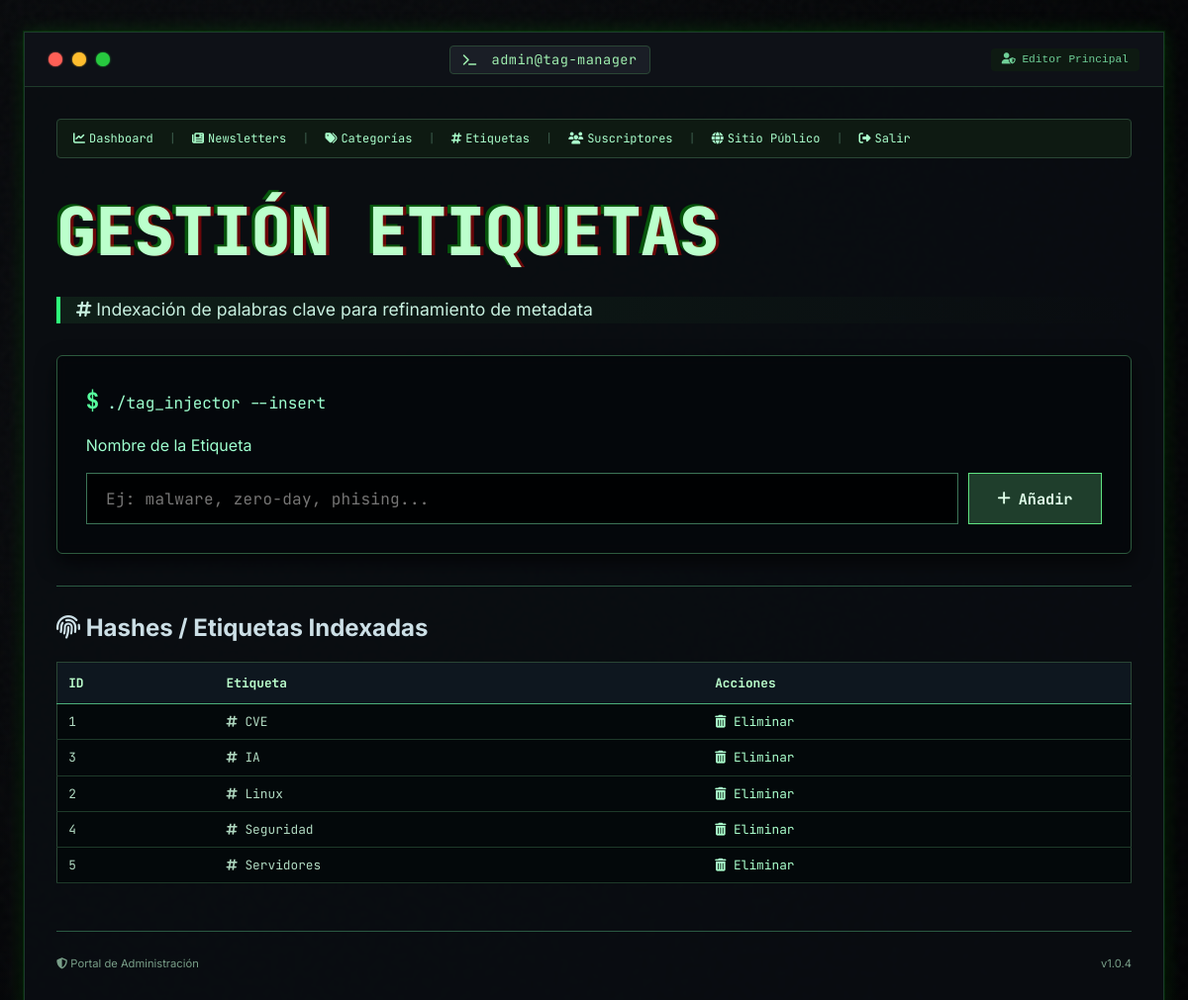
The app's page /admin/etiquetas.php (signed in) with its own data.
### tables this page shows
CREATE TABLE etiquetas (
    id INT AUTO_INCREMENT PRIMARY KEY,
    nombre VARCHAR(100) NOT NULL UNIQUE
);

### src/includes/sql.php (called while the page is built, shortened)
<?php
function obtenerEtiquetas(PDO $pdo): array
{
    $stmt = $pdo->query("
        SELECT *
        FROM etiquetas
        ORDER BY nombre
    ");
    return $stmt->fetchAll(PDO::FETCH_ASSOC);
}

### src/admin/etiquetas.php (the view, shortened to what this page needs)
<?php
require_once '../includes/conexion.php';
require_once '../includes/sql.php';
$etiquetas = obtenerEtiquetas($pdo);
?>
<!DOCTYPE html>
<html lang="es">
<head>
    <link rel="stylesheet" href="../assets/css/style.css">
    <link rel="stylesheet" href="https://cdnjs.cloudflare.com/ajax/libs/font-awesome/6.5.2/css/all.min.css">
</head>
<body>
    <div class="terminal-window">
        <div class="term-bar">
            <div class="term-buttons">
                <span class="term-btn red"></span>
                <span class="term-btn yellow"></span>
                <span class="term-btn green"></span>
            </div>
            <div class="term-title">
                <i class="fas fa-terminal"></i> admin@tag-manager
            </div>
            <div class="term-status">
                <i class="fas fa-user-shield"></i> <?= htmlspecialchars($_SESSION['usuario_nombre'] ?? 'Admin') ?>
            </div>
        </div>
        <div class="term-content">
            <div class="admin-nav">
                <a href="dashboard.php"><i class="fas fa-chart-line"></i> Dashboard</a>
                <span class="sep">|</span>
                <a href="newsletters.php"><i class="fas fa-newspaper"></i> Newsletters</a>
                <span class="sep">|</span>
                <a href="categorias.php"><i class="fas fa-tags"></i> Categorías</a>
                <span class="sep">|</span>
                <a href="etiquetas.php"><i class="fas fa-hashtag"></i> Etiquetas</a>
                <span class="sep">|</span>
                <a href="subscribers.php"><i class="fas fa-users"></i> Suscriptores</a>
                <span class="sep">|</span>
                <a href="../index.php"><i class="fas fa-globe"></i> Sitio Público</a>
                <span class="sep">|</span>
                <a href="logout.php"><i class="fas fa-sign-out-alt"></i> Salir</a>
            </div>
            <div class="glitch-wrapper">
                <h1 class="glitch">Gestión Etiquetas</h1>
            </div>
            <div class="tagline">
                <i class="fas fa-hashtag"></i> Indexación de palabras clave para refinamiento de metadata
            </div>
            <div class="hacker-card">
                <form method="POST">
                    <div class="prompt-line">
                        <span class="dollar">$</span>
                        <span class="cmd-text">./tag_injector --insert</span>
                    </div>
                    <p>Nombre de la Etiqueta</p>
                    <div class="input-group" style="gap: 10px; display: flex;">
                        <input
                            type="text"
                            name="nombre"
                            placeholder="Ej: malware, zero-day, phising..."
                            class="terminal-input"
                            required>
                        <button type="submit" class="terminal-btn">
                            <i class="fas fa-plus"></i> Añadir
                        </button>
                    </div>
                </form>
            </div>
            <hr>
            <h2><i class="fas fa-fingerprint"></i> Hashes / Etiquetas Indexadas</h2>
            <table>
                <tr>
                    <th>ID</th>
                    <th>Etiqueta</th>
                    <th>Acciones</th>
                </tr>
                <?php foreach ($etiquetas as $tag): ?>
                <tr>
                    <td><?= $tag['id'] ?></td>
                    <td>
                        <span class="tag-badge"><i class="fas fa-hashtag"></i> <?= htmlspecialchars($tag['nombre']) ?></span>
                    </td>
                    <td>
                        <a href="?delete=<?= $tag['id'] ?>" class="delete-link" onclick="return confirm('¿Eliminar etiqueta?')">
                            <i class="fas fa-trash-alt"></i> Eliminar
                        </a>
                    </td>
                </tr>
                <?php endforeach; ?>
            </table>
            <div class="footer">
                <span><i class="fas fa-shield-alt"></i> Portal de Administración</span>
                <span>v1.0.4</span>
            </div>
        </div>
    </div>
</body>
</html>

### records on screen
etiquetas: id "1", nombre "CVE"
etiquetas: id "3", nombre "IA"
etiquetas: id "2", nombre "Linux"
etiquetas: id "4", nombre "Seguridad"
etiquetas: id "5", nombre "Servidores"

### other values on screen
$_SESSION['usuario_nombre'] "Editor Principal"
